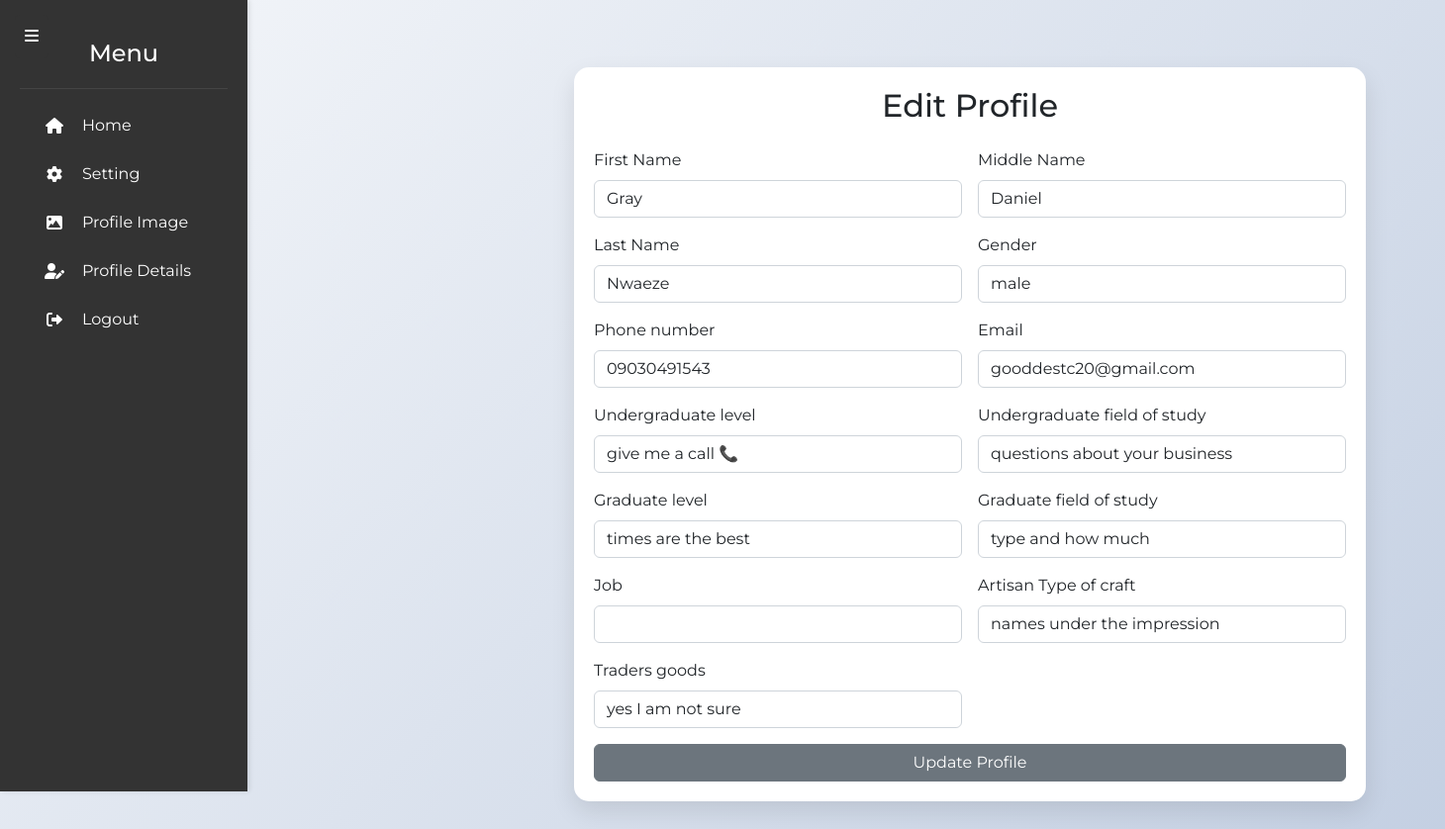
The page /editprofile.php (signed in) on the database its author committed.
### tables this page shows
CREATE TABLE `client` (
  `id` int(12) NOT NULL,
  `firstname` varchar(255) NOT NULL,
  `middlename` varchar(255) NOT NULL,
  `lastname` varchar(255) NOT NULL,
  `email` varchar(255) NOT NULL,
  `profileImage` varchar(255) DEFAULT NULL,
  `gender` varchar(255) NOT NULL,
  `password` varchar(255) NOT NULL,
  `occupation` varchar(255) DEFAULT NULL,
  `phone` varchar(255) NOT NULL,
  `Undergraduatelevels` varchar(255) DEFAULT NULL,
  `Undergraduatefields` varchar(255) DEFAULT NULL,
  `Graduatelevels` varchar(255) DEFAULT NULL,
  `Graduatefields` varchar(255) DEFAULT NULL,
  `Artisancraft` varchar(255) DEFAULT NULL,
  `tradersgoods` varchar(255) DEFAULT NULL,
  `date` varchar(255) NOT NULL
);

### controller/controller.php (called while the page is built, shortened)
<?php
class Classpro{
 private $localhost ="";
   private $username = "u358572477_imwkot";
   private  $password = ".0gvXy=R7U";
   private $dbname = "u358572477_imwkot";
   private  $user = "client";
public function  dbconnect() {
    $link = mysqli_connect($this->localhost, $this->username, $this->password, $this->dbname);
if (mysqli_select_db($link, $this->dbname)){
        return $link;
    } else {
        print 'Not connected' . mysqli_connect_error();
    }
}
public function sql_query($sql){
    $link = $this->dbconnect();
    $query = mysqli_query($link, $sql);
    if ($query){
        return $query;
    } else {
        print 'Database error'."---". mysqli_error( $link);
    }
}
public function getUserData($value){
    $sql = $this->sql_query(" SELECT * FROM $this->user WHERE `phone` = '" .$_SESSION['logged_in']."'  ");
     $row = mysqli_fetch_assoc($sql);
  return $row[$value];
  }
}
$call = new Classpro;

### editprofile.php (the view, shortened to what this page needs)
<?php
require_once("controller/controller.php");
$call->checkUserLoggedIn();
?>
<!DOCTYPE html>
<html lang="en">
<head>
    <link href="https://cdn.jsdelivr.net/npm/bootstrap@5.2.3/dist/css/bootstrap.min.css" rel="stylesheet">
    <link href="https://cdnjs.cloudflare.com/ajax/libs/font-awesome/6.0.0/css/all.min.css" rel="stylesheet">
</head>
<body>
<button id="sidebarToggle" class="sidebar-toggle">
    <i class="fas fa-bars"></i>
</button>
<aside class="sidebar" id="sidebar">
    <div class="sidebar-header">
        <h4 class="text-white mb-0">Menu</h4>
    </div>
    <nav class="sidebar-nav">
        <a href="dashboard.php" class="nav-link">
            <i class="fas fa-home me-2"></i>
            <span>Home</span>
        </a>
        <a href="setting.php" class="nav-link">
            <i class="fas fa-cog me-2"></i>
            <span>Setting</span>
        </a>
        <a href="proimage.php" class="nav-link">
            <i class="fas fa-image me-2"></i>
            <span>Profile Image</span>
        </a>
        <a href="editprofile.php" class="nav-link">
            <i class="fas fa-user-edit me-2"></i>
            <span>Profile Details</span>
        </a>
        <a href="logout.php" class="nav-link">
            <i class="fas fa-sign-out-alt me-2"></i>
            <span>Logout</span>
        </a>
    </nav>
</aside>
    <div class="main-content container-fluid py-5" id="mainContent">
        <div class="dashboard-card">
            <h2 class="text-center mb-4">Edit Profile</h2>
            <form action="" method="post" class="row g-3">
                <div class="col-md-6">
                    <label for="firstname" class="form-label">First Name</label>
                    <input type="text" class="form-control" id="firstname" name="firstname" value="<?php echo $call->getUserData('firstname'); ?>">
                </div>
                <div class="col-md-6">
                    <label for="middlename" class="form-label">Middle Name</label>
                    <input type="text" class="form-control" id="middlename" name="middlename" value="<?php echo $call->getUserData('middlename'); ?>">
                </div>
                <div class="col-md-6">
                    <label for="lastname" class="form-label">Last Name</label>
                    <input type="text" class="form-control" id="lastname" name="lastname" value="<?php echo $call->getUserData('lastname'); ?>">
                </div>
                <div class="col-md-6">
                    <label for="gender" class="form-label">Gender</label>
                    <input type="text" class="form-control" id="gender" name="gender" value="<?php echo $call->getUserData('gender'); ?>">
                </div>
                <div class="col-md-6">
                    <label for="Phonenumber" class="form-label">Phone number</label>
                    <input type="text" class="form-control" id="Phonenumber" name="phone" value="<?php echo $call->getUserData('phone'); ?>">
                </div>
                <div class="col-md-6">
                    <label for="email" class="form-label">Email</label>
                    <input type="text" class="form-control" id="email" name="email" value="<?php echo $call->getUserData('email'); ?>">
                </div>
                <div class="col-md-6">
                    <label for="Undergraduatelevels" class="form-label">Undergraduate level</label>
                    <input type="text" class="form-control" id="Undergraduatelevels" name="Undergraduatelevels" value="<?php echo $call->getUserData('Undergraduatelevels'); ?>">
                </div>
                <div class="col-md-6">
                    <label for="Undergraduatefields" class="form-label">Undergraduate field of study</label>
                    <input type="text" class="form-control" id="Undergraduatefields" name="Undergraduatefields" value="<?php echo $call->getUserData('Undergraduatefields'); ?>">
                </div>
                <div class="col-md-6">
                    <label for="Graduatelevels" class="form-label">Graduate level</label>
                    <input type="text" class="form-control" id="Graduatelevels" name="Graduatelevels" value="<?php echo $call->getUserData('Graduatelevels'); ?>">
                </div>
                <div class="col-md-6">
                    <label for="Graduatefields" class="form-label">Graduate field of study</label>
                    <input type="text" class="form-control" id="Graduatefields" name="Graduatefields" value="<?php echo $call->getUserData('Graduatefields'); ?>">
                </div>
                <div class="col-md-6">
                    <label for="job" class="form-label">Job</label>
                    <input type="text" class="form-control" id="job" name="Job" value="<?php echo $call->getUserData('Job'); ?>">
                </div>
                <div class="col-md-6">
                    <label for="Artisancraft" class="form-label">Artisan Type of craft</label>
                    <input type="text" class="form-control" id="Artisancraft" name="Artisancraft" value="<?php echo $call->getUserData('Artisancraft'); ?>">
                </div>
                <div class="col-md-6">
                    <label for="tradersgoods" class="form-label">Traders goods</label>
                    <input type="text" class="form-control" id="tradersgoods" name="tradersgoods" value="<?php echo $call->getUserData('tradersgoods'); ?>">
                </div>
                <div class="col-12">
                    <button type="submit" class="btn btn-secondary w-100" name="submit">Update Profile</button>
                </div>
            </form>
        </div>
        </div>
</body>
</html>

### editprofile.php (style rules this page uses)
body { font-family: 'Montserrat', sans-serif; background: linear-gradient(135deg, #f5f7fa 0%, #c3cfe2 100%); }
.dashboard-card { background: white; box-shadow: 0 10px 25px rgba(0,0,0,0.1); border-radius: 15px; padding: 20px; margin: 20px auto; max-width: 800px; }
.sidebar { height: 100vh; position: fixed; top: 0; left: 0; background-color: #333; color: white; width: 250px; padding: 20px; transition: all 0.3s; z-index: 1000; }
.main-content { margin-left: 250px; transition: all 0.3s; }
.sidebar-toggle { position: fixed; top: 15px; left: 15px; z-index: 1100; background: #333; color: white; border: none; padding: 10px; border-radius: 5px; cursor: pointer; transition: background-color 0.3s; }
.sidebar { width: 250px; background-color: #333; color: white; height: 100vh; position: fixed; left: 0; top: 0; transition: transform 0.3s ease; z-index: 1000; box-shadow: 2px 0 5px rgba(0, 0, 0, 0.1); }
.sidebar-header { padding: 20px; border-bottom: 1px solid #444; text-align: center; }
.sidebar-nav { padding: 10px; }
.nav-link { display: flex; align-items: center; color: white; text-decoration: none; padding: 10px 15px; margin: 5px 0; border-radius: 5px; transition: background-color 0.3s, color 0.3s; }
.nav-link i { width: 20px; text-align: center; }
.nav-link span { margin-left: 10px; }

### rows shown on the page
client: firstname "Gray", middlename "Daniel", lastname "Nwaeze", gender "male", phone "09030491543", email "gooddestc20@gmail.com", Undergraduatelevels "give me a call 📞", Undergraduatefields "questions about your business", Graduatelevels "times are the best", Graduatefields "type and how much", Artisancraft "names under the impression", tradersgoods "yes I am not sure"
